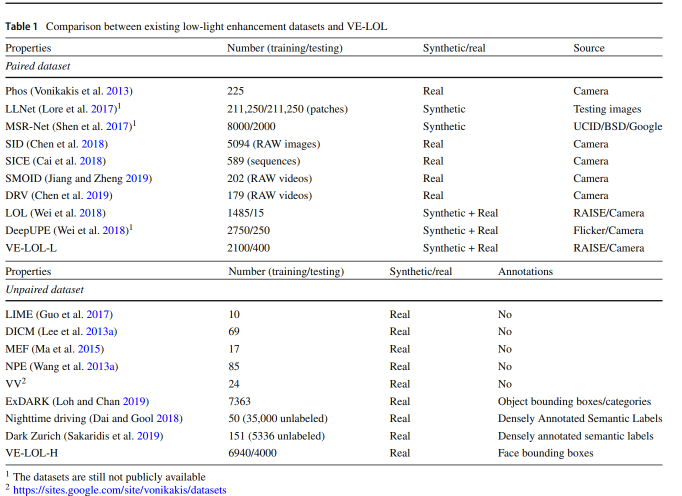
%> input picture recommended/recommended.assets/VE-LOL_comparison-1611116570436.png, 1363 x 991 px (shown at 1/2 size)
$ octave --eval "result = amsr(imread('../recommended/recommended.assets/VE-LOL_comparison-1611116570436.png'));"   (GNU Octave 9; MATLAB toolbox functions it lacks are replaced by stand-ins)
%> lines starting %> are read from the running program, lines starting %| are printed output that depends on the picture; in (x1, y1, x2, y2) boxes, pixels count from 0 and x2, y2 are one past the last pixel; in counts of white or black regions, pixels touching at a corner belong together; the program's own positions count from 1
function d = amsr(im,sigma1,sigma2,sigma3)

if ~exist('sigma1','var'),sigma1 = 15;end
if ~exist('sigma2','var'),sigma2 = 80;end
if ~exist('sigma3','var'),sigma3 = 250;end

im = im2double(im); % double --> im2double
gausKernel1 = fspecial('gaussian',[sigma1 sigma1],5);
gausKernel2 = fspecial('gaussian',[sigma2 sigma2],20);
gausKernel3 = fspecial('gaussian',[sigma3 sigma3],50);
Y = 0.299.*im(:,:,1)+0.587.*im(:,:,2)+0.114.*im(:,:,3);

blur_im1 = (imfilter(Y,gausKernel1,'replicate'));
blur_im2 = (imfilter(Y,gausKernel2,'replicate'));
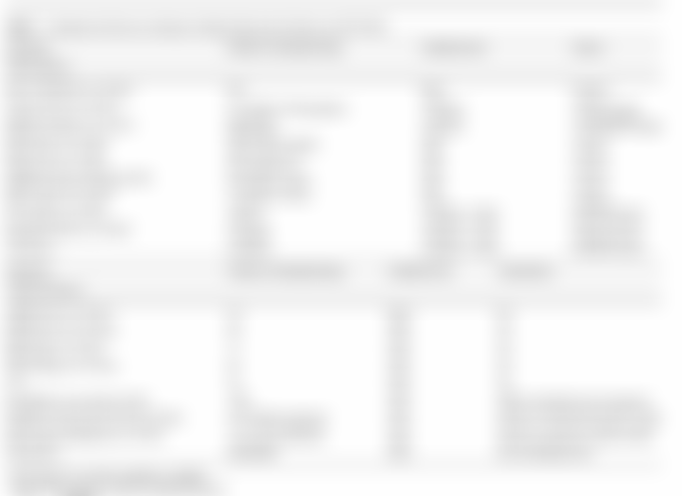
%> blur_im2: size 991x1363 double (shown at 1/2 size); min 0.839, max 1, mean 0.951
blur_im3 = (imfilter(Y,gausKernel3,'replicate'));

Y_ssr1 = log(Y) - log(blur_im1);
Y_ssr2 = log(Y) - log(blur_im2);
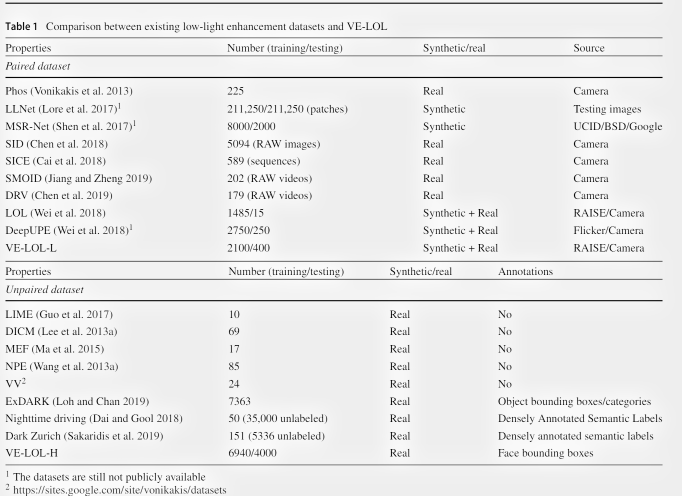
%> Y_ssr2: size 991x1363 double (shown at 1/2 size); min -2.55, max 0.176, mean -0.0528; drawn with min black and max white
Y_ssr3 = log(Y) - log(blur_im3);

sr = sort(Y_ssr1(:));
p1 = sr(uint32(0.01*size(im,1)*size(im,2)));
%> p1 = -2.28
p99 = sr(uint32(0.99*size(im,1)*size(im,2)));
%> p99 = 0.307
lc1 = Y_ssr1 >= p1 & Y_ssr1 <= p99;
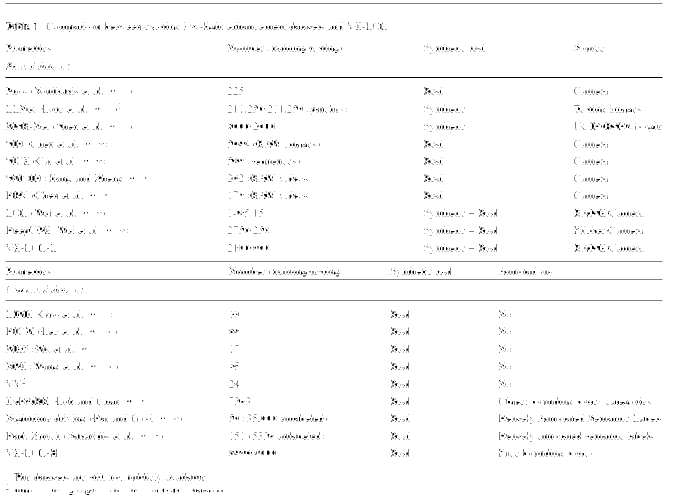
%> lc1: size 991x1363 logical (shown at 1/2 size); 98% white; black in thin lines or dots
lc2 = Y_ssr1 < p1;
%> lc2: size 991x1363 logical; 1% white in thin lines or dots
lc3 = Y_ssr1 > p99;
%> lc3: size 991x1363 logical; 1% white in thin lines or dots
Y_ssr1(lc1) = 255 * (Y_ssr1(lc1)-p1)./(p99-p1);
Y_ssr1(lc2) = 0;
%> Y_ssr1: size 991x1363 double; min 0, max 255, mean 217.4
Y_ssr1(lc3) = 255;
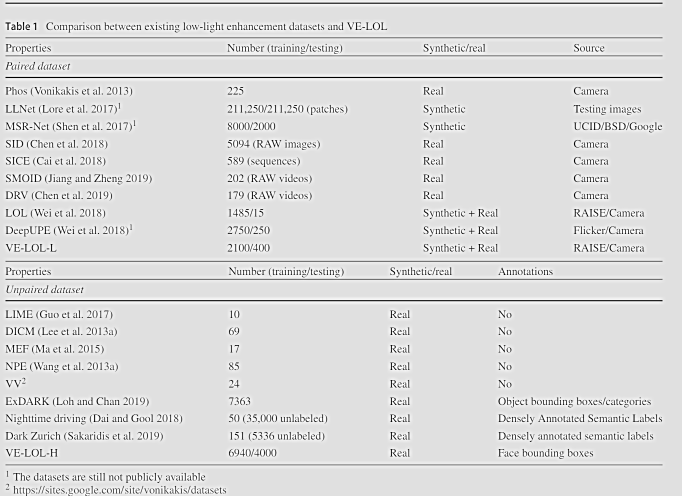
%> Y_ssr1: size 991x1363 double (shown at 1/2 size); min 0, max 255, mean 220

sr = sort(Y_ssr2(:));
p1 = sr(uint32(0.01*size(im,1)*size(im,2)));
%> p1 = -2.45
p99 = sr(uint32(0.99*size(im,1)*size(im,2)));
%> p99 = 0.135
lc1 = Y_ssr2 >= p1 & Y_ssr2 <= p99;
%> lc1: size 991x1363 logical; 98% white; 2037 black regions (1983 under 20 px), largest, box (x1, y1, x2, y2) and area: (128, 154, 1325, 156) 2393, (47, 959, 195, 991) 1753, (30, 560, 93, 600) 1579
lc2 = Y_ssr2 < p1;
%> lc2: size 991x1363 logical; 1% white in thin lines or dots
lc3 = Y_ssr2 > p99;
%> lc3: size 991x1363 logical; 1% white; 125 white regions (84 under 20 px), largest, box (x1, y1, x2, y2) and area: (47, 959, 195, 991) 1753, (30, 560, 93, 600) 1579, (554, 77, 659, 99) 1389
Y_ssr2(lc1) = 255 * (Y_ssr2(lc1)-p1)./(p99-p1);
Y_ssr2(lc2) = 0;
Y_ssr2(lc3) = 255;
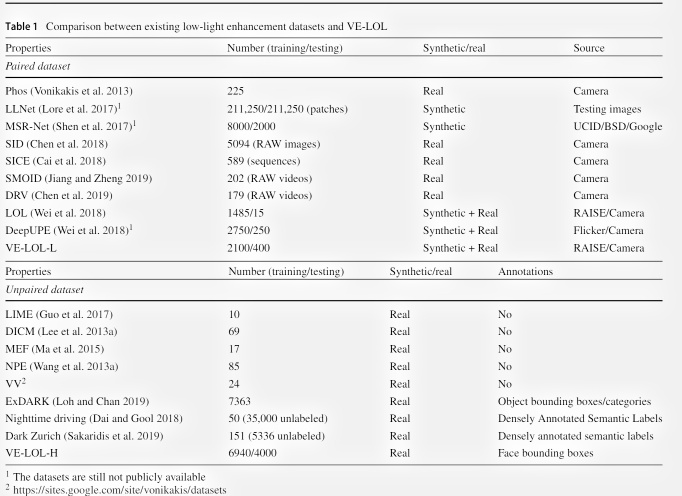
%> Y_ssr2: size 991x1363 double (shown at 1/2 size); min 0, max 255, mean 236.4; drawn with min black and max white

sr = sort(Y_ssr3(:));
p1 = sr(uint32(0.01*size(im,1)*size(im,2)));
%> p1 = -2.48
p99 = sr(uint32(0.99*size(im,1)*size(im,2)));
%> p99 = 0.105
lc1 = Y_ssr3 >= p1 & Y_ssr3 <= p99;
%> lc1: size 991x1363 logical; 98% white; 1902 black regions (1871 under 20 px), largest, box (x1, y1, x2, y2) and area: (71, 223, 130, 389) 4974, (55, 603, 124, 666) 2797, (155, 154, 1325, 156) 2339
lc2 = Y_ssr3 < p1;
%> lc2: size 991x1363 logical; 1% white in thin lines or dots
lc3 = Y_ssr3 > p99;
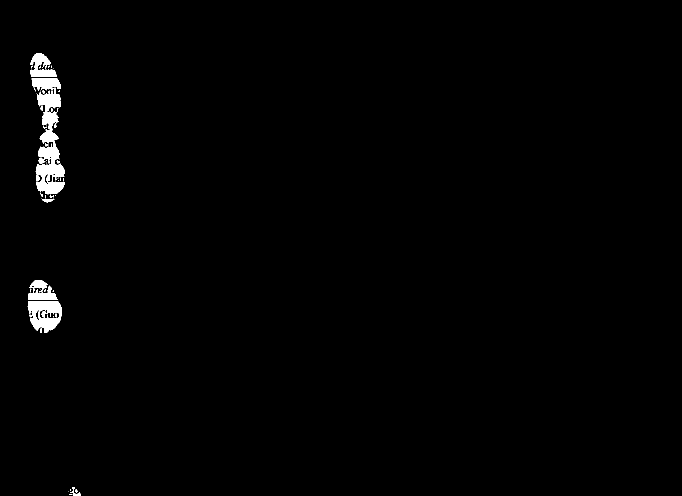
%> lc3: size 991x1363 logical (shown at 1/2 size); 1% white; 64 white regions (48 under 20 px), largest, box (x1, y1, x2, y2) and area: (71, 223, 130, 389) 4974, (55, 603, 124, 666) 2797, (57, 560, 115, 600) 1332
Y_ssr3(lc1) = 255 * (Y_ssr3(lc1)-p1)./(p99-p1);
Y_ssr3(lc2) = 0;
Y_ssr3(lc3) = 255;

% [4 lines of commented-out code are left out]
sigma = 32;
mu0 = 32;
mu1 = 96;
mu2 = 160;
mu3 = 224;
P0 = exp(-(Y-mu0).^2./(2*sigma^2));
P1 = exp(-(Y-mu1).^2./(2*sigma^2));
P2 = exp(-(Y-mu2).^2./(2*sigma^2));
P3 = max(P0,exp(-(Y-mu3).^2./(2*sigma^2)));
psum = P0+P1+P2+P3;
omega0 = P0./psum;
omega1 = P1./psum;
omega2 = P2./psum;
omega3 = P3./psum;
Y_amsr = omega0.*Y + omega1.*Y_ssr1 + omega2.*Y_ssr2 + omega3.*Y_ssr3;
ratio = Y_amsr./Y;
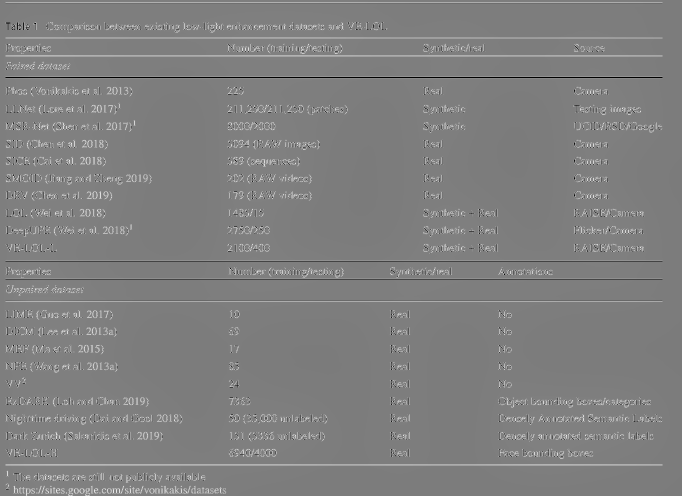
%> ratio: size 991x1363 double (shown at 1/2 size); min 0.495, max 244.1, mean 128.2

% modified: uint8 --> im2uint8
hsv = rgb2hsv(im2uint8(im));
%> hsv: size 991x1363x3 double; mean H, S, V 0.0371, 0.0331, 0.962
v = hsv(:,:,3);%.*255;
v = 0.5.*(ratio.*(v+Y)+v-Y);
hsv(:,:,3) = v./255;
%> hsv: size 991x1363x3 double; mean H, S, V 0.0371, 0.0331, 0.479
%d = uint8(hsv2rgb(hsv).*255);
d = double(hsv2rgb(hsv)); % modified
d = min(max(d,0),1); % add

% [4 lines of commented-out code are left out]
end
